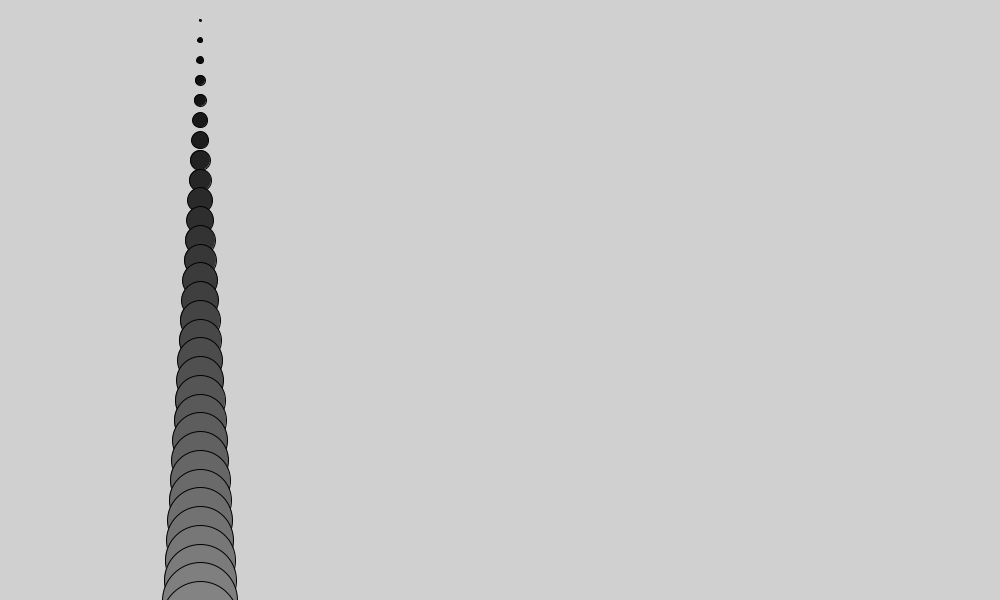
Frame 1 (no input)
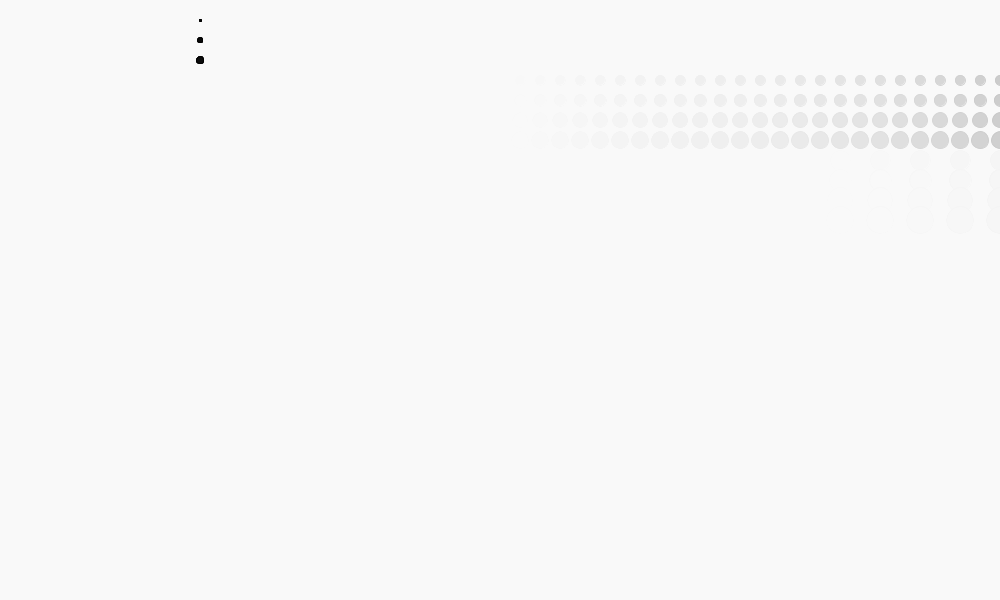
Frame 60 (the mouse pressed at the canvas centre just before this capture)
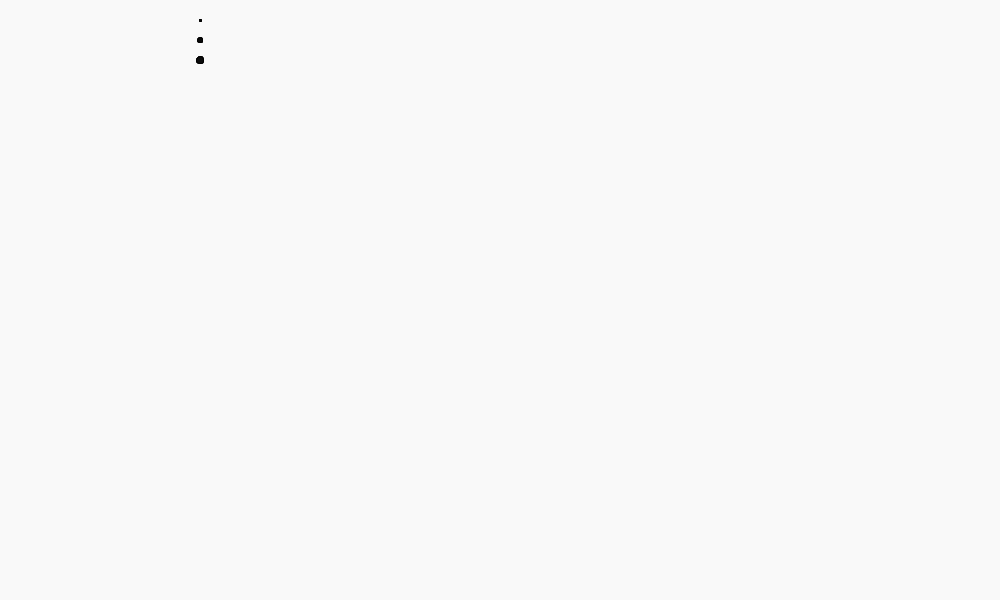
Frame 120 (the mouse held since frame 60 and released just before this capture)

The Processing sketch that drew these frames (run headless with seeded random() and noise(); from frame 60 on, the mouse is pressed at the canvas centre):

// Processing sketch: array2_changed
// ── array2_changed.pde
int[] ellipseXPos = new int[60];

void setup() {
  size(1000, 600);

  for (int i = 0; i < ellipseXPos.length; i++) {
    ellipseXPos[i] = 10;
  }
}

void draw() {
  fill(250,20);
  noStroke();
  rect(0,0,width,height);
  
  
  stroke(0);
  for (int i = 0; i < ellipseXPos.length; i++) {
    fill(map(i, 0, ellipseXPos.length, 0, 255));
    ellipse(ellipseXPos[i]*20, i * 20, 20*i/8 , 20*i/8);
  }

  for (int i = 0; i < ellipseXPos.length; i++) {
    if (ellipseXPos[i] < width) {
      ellipseXPos[i] += i/4;
    } else {
      ellipseXPos[i] = 0;
    }
  }
}
